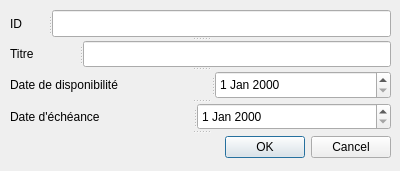
<?xml version="1.0" encoding="UTF-8"?>
<ui version="4.0">
 <class>AjoutTacheCompositeWindow</class>
 <widget class="QDialog" name="AjoutTacheCompositeWindow">
  <property name="geometry">
   <rect>
    <x>0</x>
    <y>0</y>
    <width>400</width>
    <height>171</height>
   </rect>
  </property>
  <property name="windowTitle">
   <string>Ajout d'une Tâche Composite</string>
  </property>
  <widget class="QSplitter" name="splitter_5">
   <property name="geometry">
    <rect>
     <x>10</x>
     <y>10</y>
     <width>381</width>
     <height>151</height>
    </rect>
   </property>
   <property name="orientation">
    <enum>Qt::Vertical</enum>
   </property>
   <widget class="QSplitter" name="splitter">
    <property name="orientation">
     <enum>Qt::Horizontal</enum>
    </property>
    <widget class="QLabel" name="ID_Lab">
     <property name="text">
      <string>ID</string>
     </property>
    </widget>
    <widget class="QLineEdit" name="ID_Edit">
     <property name="text">
      <string/>
     </property>
    </widget>
   </widget>
   <widget class="QSplitter" name="splitter_2">
    <property name="orientation">
     <enum>Qt::Horizontal</enum>
    </property>
    <widget class="QLabel" name="Titre_Lab">
     <property name="text">
      <string>Titre</string>
     </property>
    </widget>
    <widget class="QLineEdit" name="Titre_Edit"/>
   </widget>
   <widget class="QSplitter" name="splitter_3">
    <property name="orientation">
     <enum>Qt::Horizontal</enum>
    </property>
    <widget class="QLabel" name="Dispo_Lab">
     <property name="text">
      <string>Date de disponibilité</string>
     </property>
    </widget>
    <widget class="QDateEdit" name="Dispo_Edit"/>
   </widget>
   <widget class="QSplitter" name="splitter_4">
    <property name="orientation">
     <enum>Qt::Horizontal</enum>
    </property>
    <widget class="QLabel" name="Echeance_Lab">
     <property name="text">
      <string>Date d'échéance</string>
     </property>
    </widget>
    <widget class="QDateEdit" name="Echeance_Edit"/>
   </widget>
   <widget class="QDialogButtonBox" name="buttonBox">
    <property name="orientation">
     <enum>Qt::Horizontal</enum>
    </property>
    <property name="standardButtons">
     <set>QDialogButtonBox::Cancel|QDialogButtonBox::Ok</set>
    </property>
   </widget>
  </widget>
 </widget>
 <resources/>
 <connections>
  <connection>
   <sender>buttonBox</sender>
   <signal>accepted()</signal>
   <receiver>AjoutTacheCompositeWindow</receiver>
   <slot>accept()</slot>
   <hints>
    <hint type="sourcelabel">
     <x>248</x>
     <y>254</y>
    </hint>
    <hint type="destinationlabel">
     <x>157</x>
     <y>274</y>
    </hint>
   </hints>
  </connection>
  <connection>
   <sender>buttonBox</sender>
   <signal>rejected()</signal>
   <receiver>AjoutTacheCompositeWindow</receiver>
   <slot>reject()</slot>
   <hints>
    <hint type="sourcelabel">
     <x>316</x>
     <y>260</y>
    </hint>
    <hint type="destinationlabel">
     <x>286</x>
     <y>274</y>
    </hint>
   </hints>
  </connection>
 </connections>
</ui>
